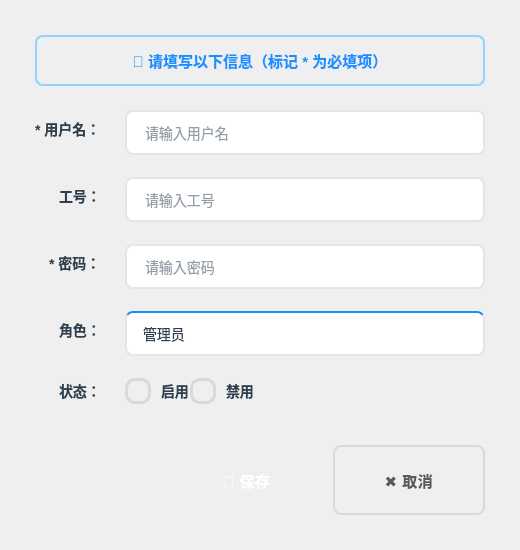
<?xml version="1.0" encoding="UTF-8"?>
<ui version="4.0">
 <class>UserDialog</class>
 <widget class="QDialog" name="UserDialog">
  <property name="geometry">
   <rect>
    <x>0</x>
    <y>0</y>
    <width>520</width>
    <height>550</height>
   </rect>
  </property>
  <property name="minimumSize">
   <size>
    <width>520</width>
    <height>550</height>
   </size>
  </property>
  <property name="windowTitle">
   <string>用户信息</string>
  </property>
  <property name="styleSheet">
   <string notr="true">
/* 对话框全局样式 - 高级设计 */
QDialog {
    background: qlineargradient(x1:0, y1:0, x2:0, y2:1,
                                stop:0 #ffffff, stop:1 #f0f5fa);
    border-radius: 12px;
}

/* 标签样式 - 增强可读性 */
QLabel {
    color: #2c3e50;
    font-size: 14px;
    font-weight: 600;
}

/* 输入框样式 - 现代卡片风格 */
QLineEdit {
    border: 2px solid #e0e6ed;
    border-radius: 8px;
    padding: 12px 16px;
    font-size: 14px;
    background: qlineargradient(x1:0, y1:0, x2:0, y2:1,
                                stop:0 #ffffff, stop:1 #fafbfc);
    color: #2c3e50;
    selection-background-color: #1890ff;
    selection-color: white;
}

QLineEdit:focus {
    border-color: #1890ff;
    background: qlineargradient(x1:0, y1:0, x2:0, y2:1,
                                stop:0 #f0f8ff, stop:1 #e6f7ff);
}

QLineEdit:hover {
    border-color: #40a9ff;
    background: qlineargradient(x1:0, y1:0, x2:0, y2:1,
                                stop:0 #fafbfc, stop:1 #f5f7fa);
}

/* 下拉框样式 - 现代设计 */
QComboBox {
    border: 2px solid #e0e6ed;
    border-radius: 8px;
    padding: 12px 16px;
    font-size: 14px;
    background: qlineargradient(x1:0, y1:0, x2:0, y2:1,
                                stop:0 #ffffff, stop:1 #fafbfc);
    color: #2c3e50;
}

QComboBox:focus {
    border-color: #1890ff;
    background: qlineargradient(x1:0, y1:0, x2:0, y2:1,
                                stop:0 #f0f8ff, stop:1 #e6f7ff);
}

QComboBox:hover {
    border-color: #40a9ff;
    background: qlineargradient(x1:0, y1:0, x2:0, y2:1,
                                stop:0 #fafbfc, stop:1 #f5f7fa);
}

QComboBox::drop-down {
    border: none;
    width: 35px;
    background: transparent;
}

QComboBox::down-arrow {
    image: none;
    border-left: 6px solid transparent;
    border-right: 6px solid transparent;
    border-top: 7px solid #8c8c8c;
    margin-right: 10px;
}

QComboBox:hover::down-arrow {
    border-top-color: #1890ff;
}

QComboBox QAbstractItemView {
    background: white;
    border: 2px solid #1890ff;
    border-radius: 8px;
    color: #2c3e50;
    selection-background-color: #e6f7ff;
    selection-color: #1890ff;
    padding: 6px;
    outline: none;
}

QComboBox QAbstractItemView::item {
    padding: 10px 14px;
    border-radius: 6px;
    margin: 2px;
}

QComboBox QAbstractItemView::item:hover {
    background: qlineargradient(x1:0, y1:0, x2:0, y2:1,
                                stop:0 #f0f8ff, stop:1 #e6f7ff);
}

QComboBox QAbstractItemView::item:selected {
    background: qlineargradient(x1:0, y1:0, x2:0, y2:1,
                                stop:0 #e6f7ff, stop:1 #bae7ff);
    font-weight: 600;
}

/* 单选按钮样式 - 精致设计 */
QRadioButton {
    color: #2c3e50;
    font-size: 14px;
    spacing: 10px;
    font-weight: 600;
}

QRadioButton::indicator {
    width: 20px;
    height: 20px;
    border-radius: 10px;
    border: 3px solid #d9d9d9;
    background: qlineargradient(x1:0, y1:0, x2:0, y2:1,
                                stop:0 #ffffff, stop:1 #fafafa);
}

QRadioButton::indicator:hover {
    border-color: #40a9ff;
    background: qlineargradient(x1:0, y1:0, x2:0, y2:1,
                                stop:0 #f0f8ff, stop:1 #e6f7ff);
}

QRadioButton::indicator:checked {
    border-color: #1890ff;
    background: qlineargradient(x1:0, y1:0, x2:0, y2:1,
                                stop:0 #1890ff, stop:1 #0066cc);
    background-image: radial-gradient(circle, white 0%, white 30%, transparent 30%, transparent 100%);
}

/* 按钮通用样式 */
QPushButton {
    border: 2px solid #d9d9d9;
    border-radius: 8px;
    padding: 12px 24px;
    font-size: 15px;
    font-weight: 700;
    min-width: 100px;
    min-height: 42px;
    text-transform: uppercase;
    letter-spacing: 0.5px;
}

/* 保存按钮样式 - 绿色主题 */
QPushButton#saveButton {
    background: qlineargradient(x1:0, y1:0, x2:0, y2:1,
                                stop:0 #52c41a, stop:1 #389e0d);
    color: white;
    border: none;
}

QPushButton#saveButton:hover {
    background: qlineargradient(x1:0, y1:0, x2:0, y2:1,
                                stop:0 #73d13d, stop:1 #52c41a);
}

QPushButton#saveButton:pressed {
    background: qlineargradient(x1:0, y1:0, x2:0, y2:1,
                                stop:0 #389e0d, stop:1 #237804);
    padding: 13px 24px 11px 24px;
}

/* 取消按钮样式 - 灰色主题 */
QPushButton#cancelButton {
    background: qlineargradient(x1:0, y1:0, x2:0, y2:1,
                                stop:0 #ffffff, stop:1 #f5f5f5);
    color: #595959;
    border: 2px solid #d9d9d9;
}

QPushButton#cancelButton:hover {
    color: #1890ff;
    border-color: #1890ff;
    background: qlineargradient(x1:0, y1:0, x2:0, y2:1,
                                stop:0 #f0f8ff, stop:1 #e6f7ff);
}

QPushButton#cancelButton:pressed {
    background: qlineargradient(x1:0, y1:0, x2:0, y2:1,
                                stop:0 #e6f7ff, stop:1 #bae7ff);
    padding: 13px 24px 11px 24px;
}
   </string>
  </property>
  <layout class="QVBoxLayout" name="verticalLayout">
   <property name="spacing">
    <number>24</number>
   </property>
   <property name="leftMargin">
    <number>35</number>
   </property>
   <property name="topMargin">
    <number>35</number>
   </property>
   <property name="rightMargin">
    <number>35</number>
   </property>
   <property name="bottomMargin">
    <number>35</number>
   </property>
   <item>
    <widget class="QLabel" name="hintLabel">
     <property name="text">
      <string>📝 请填写以下信息（标记 * 为必填项）</string>
     </property>
     <property name="styleSheet">
      <string notr="true">
QLabel {
    color: #1890ff;
    font-size: 15px;
    font-weight: 700;
    background: qlineargradient(x1:0, y1:0, x2:0, y2:1,
                                stop:0 #e6f7ff, stop:1 #bae7ff);
    border: 2px solid #91d5ff;
    border-radius: 8px;
    padding: 12px 16px;
}
      </string>
     </property>
     <property name="alignment">
      <set>Qt::AlignCenter</set>
     </property>
    </widget>
   </item>
   <item>
    <layout class="QFormLayout" name="formLayout">
     <property name="horizontalSpacing">
      <number>24</number>
     </property>
     <property name="verticalSpacing">
      <number>22</number>
     </property>
     <property name="labelAlignment">
      <set>Qt::AlignRight|Qt::AlignTrailing|Qt::AlignVCenter</set>
     </property>
     <item row="0" column="0">
      <widget class="QLabel" name="nameLabel">
       <property name="text">
        <string>* 用户名：</string>
       </property>
       <property name="styleSheet">
        <string notr="true">
QLabel {
    color: #2c3e50;
    font-size: 14px;
    font-weight: 600;
}
QLabel::before {
    content: "*";
    color: #ff4d4f;
}
        </string>
       </property>
      </widget>
     </item>
     <item row="0" column="1">
      <widget class="QLineEdit" name="nameLineEdit">
       <property name="minimumSize">
        <size>
         <width>0</width>
         <height>45</height>
        </size>
       </property>
       <property name="placeholderText">
        <string>请输入用户名</string>
       </property>
      </widget>
     </item>
     <item row="1" column="0">
      <widget class="QLabel" name="employeeIdLabel">
       <property name="text">
        <string>工号：</string>
       </property>
      </widget>
     </item>
     <item row="1" column="1">
      <widget class="QLineEdit" name="employeeIdLineEdit">
       <property name="minimumSize">
        <size>
         <width>0</width>
         <height>45</height>
        </size>
       </property>
       <property name="placeholderText">
        <string>请输入工号</string>
       </property>
      </widget>
     </item>
     <item row="2" column="0">
      <widget class="QLabel" name="passwordLabel">
       <property name="text">
        <string>* 密码：</string>
       </property>
       <property name="styleSheet">
        <string notr="true">
QLabel {
    color: #2c3e50;
    font-size: 14px;
    font-weight: 600;
}
        </string>
       </property>
      </widget>
     </item>
     <item row="2" column="1">
      <widget class="QLineEdit" name="passwordLineEdit">
       <property name="minimumSize">
        <size>
         <width>0</width>
         <height>45</height>
        </size>
       </property>
       <property name="echoMode">
        <enum>QLineEdit::Password</enum>
       </property>
       <property name="placeholderText">
        <string>请输入密码</string>
       </property>
      </widget>
     </item>
     <item row="3" column="0">
      <widget class="QLabel" name="roleLabel">
       <property name="text">
        <string>角色：</string>
       </property>
      </widget>
     </item>
     <item row="3" column="1">
      <widget class="QComboBox" name="roleComboBox">
       <property name="minimumSize">
        <size>
         <width>0</width>
         <height>45</height>
        </size>
       </property>
       <item>
        <property name="text">
         <string>管理员</string>
        </property>
       </item>
       <item>
        <property name="text">
         <string>技术员</string>
        </property>
       </item>
       <item>
        <property name="text">
         <string>操作员</string>
        </property>
       </item>
      </widget>
     </item>
     <item row="4" column="0">
      <widget class="QLabel" name="statusLabel">
       <property name="text">
        <string>状态：</string>
       </property>
      </widget>
     </item>
     <item row="4" column="1">
      <layout class="QHBoxLayout" name="statusLayout">
       <item>
        <widget class="QRadioButton" name="enableRadioButton">
         <property name="text">
          <string>启用</string>
         </property>
         <property name="checked">
          <bool>true</bool>
         </property>
        </widget>
       </item>
       <item>
        <widget class="QRadioButton" name="disableRadioButton">
         <property name="text">
          <string>禁用</string>
         </property>
        </widget>
       </item>
       <item>
        <spacer name="horizontalSpacer">
         <property name="orientation">
          <enum>Qt::Horizontal</enum>
         </property>
         <property name="sizeHint" stdset="0">
          <size>
           <width>40</width>
           <height>20</height>
          </size>
         </property>
        </spacer>
       </item>
      </layout>
     </item>
    </layout>
   </item>
   <item>
    <spacer name="verticalSpacer">
     <property name="orientation">
      <enum>Qt::Vertical</enum>
     </property>
     <property name="sizeHint" stdset="0">
      <size>
       <width>20</width>
       <height>40</height>
      </size>
     </property>
    </spacer>
   </item>
   <item>
    <layout class="QHBoxLayout" name="buttonLayout">
     <property name="spacing">
      <number>12</number>
     </property>
     <item>
      <spacer name="horizontalSpacer_2">
       <property name="orientation">
        <enum>Qt::Horizontal</enum>
       </property>
       <property name="sizeHint" stdset="0">
        <size>
         <width>40</width>
         <height>20</height>
        </size>
       </property>
      </spacer>
     </item>
     <item>
      <widget class="QPushButton" name="saveButton">
       <property name="text">
        <string>💾 保存</string>
       </property>
       <property name="cursor">
        <cursorShape>PointingHandCursor</cursorShape>
       </property>
      </widget>
     </item>
     <item>
      <widget class="QPushButton" name="cancelButton">
       <property name="text">
        <string>✖ 取消</string>
       </property>
       <property name="cursor">
        <cursorShape>PointingHandCursor</cursorShape>
       </property>
      </widget>
     </item>
    </layout>
   </item>
  </layout>
 </widget>
 <resources/>
 <connections>
  <connection>
   <sender>cancelButton</sender>
   <signal>clicked()</signal>
   <receiver>UserDialog</receiver>
   <slot>reject()</slot>
  </connection>
 </connections>
</ui>
